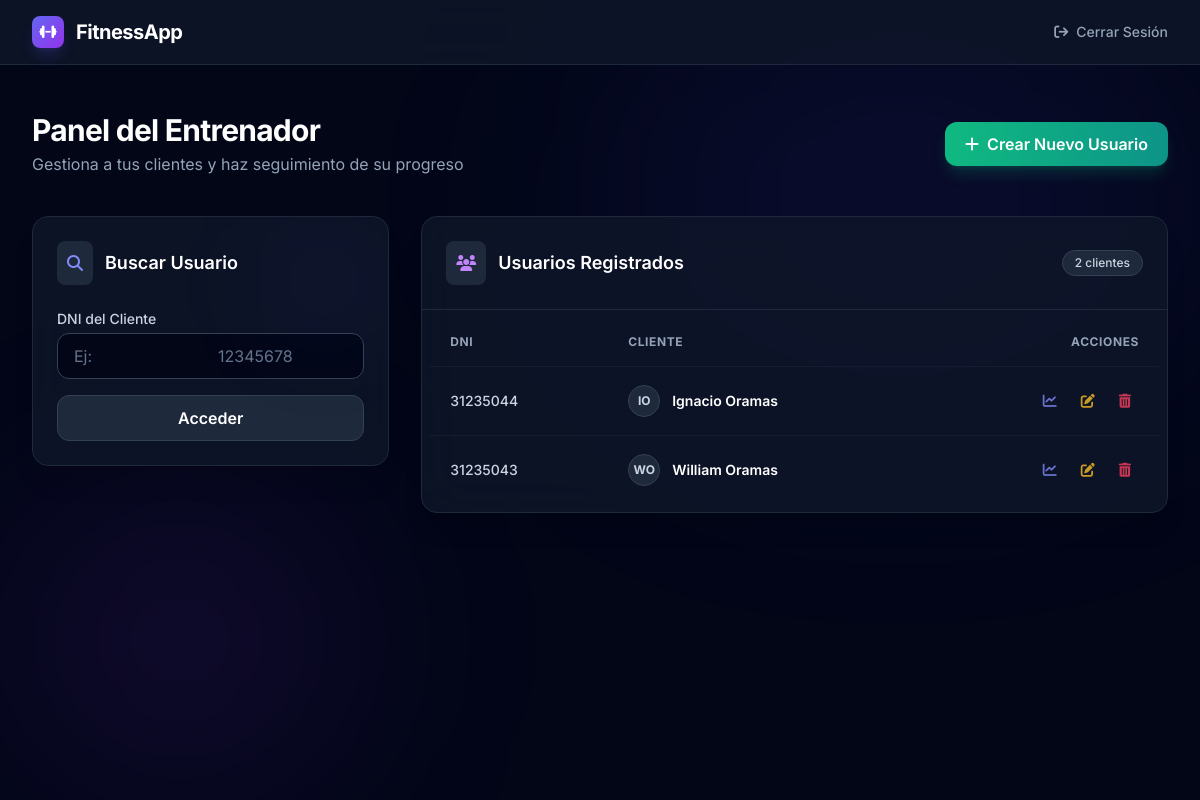
The app's page /dashboard_entrenador (signed in), older data.
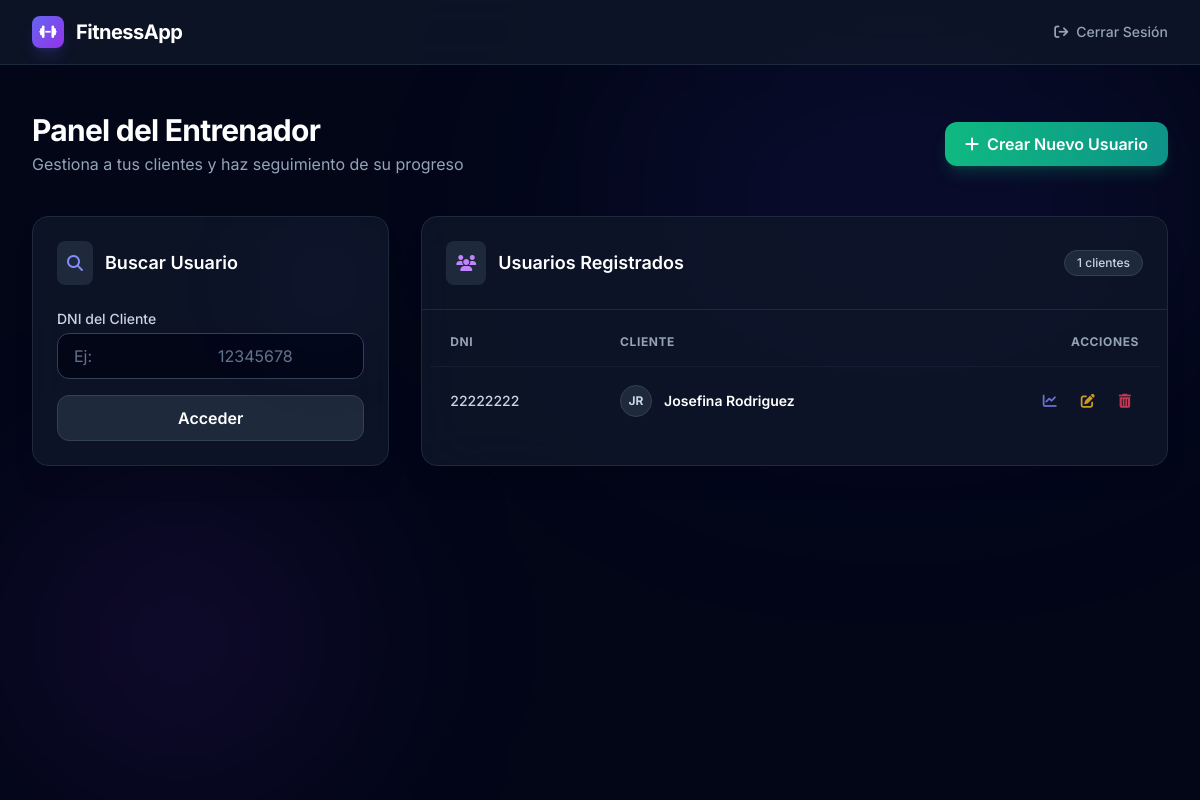
The same page, newer data.
### tables this page shows
CREATE TABLE Usuarios (
    id INTEGER PRIMARY KEY AUTOINCREMENT,
    dni TEXT UNIQUE NOT NULL,
    nombre TEXT NOT NULL,
    apellido TEXT NOT NULL,
    altura FLOAT NOT NULL,
    peso_inicial FLOAT NOT NULL,
    peso_ideal FLOAT,
    entrenador_id INTEGER,
    FOREIGN KEY (entrenador_id) REFERENCES Entrenador (id)
);

### index.py (the view)
@app.route('/dashboard_entrenador', methods=['GET', 'POST'])
def dashboard_entrenador():
    if 'user_id' not in session:
        return redirect('/login')
    form = AccesoUsuarioForm()
    usuarios = obtener_usuarios_entrenador(session['user_id'])
    if form.validate_on_submit():
        usuario = obtener_usuario_por_dni(form.dni.data)
        if usuario:
            return redirect(f'/dashboard_usuario/{usuario["dni"]}')
        flash('Usuario no encontrado', 'error')
    return render_template('dashboard_entrenador.html', form=form, usuarios=usuarios)

### index.py
class AccesoUsuarioForm(FlaskForm):
    dni = StringField('DNI del Usuario', validators=[DataRequired()])
    submit = SubmitField('Acceder')

### database.py (called while the page is built)
def get_db():
    conn = sqlite3.connect(DATABASE, timeout=20.0)
    conn.row_factory = sqlite3.Row
    return conn

def obtener_usuarios_entrenador(entrenador_id):
    conn = get_db()
    usuarios = conn.execute('SELECT * FROM Usuarios WHERE entrenador_id = ?', (entrenador_id,)).fetchall()
    conn.close()
    return usuarios

### templates/dashboard_entrenador.html (shortened to what this page needs)
<!DOCTYPE html>
<html lang="es">
<head>
    <script src="https://cdn.tailwindcss.com"></script>
    <link rel="stylesheet" href="https://cdnjs.cloudflare.com/ajax/libs/font-awesome/6.4.0/css/all.min.css">
</head>
<body class="bg-slate-950 text-slate-200 min-h-screen flex flex-col items-center">
    <nav class="w-full bg-slate-900/80 backdrop-blur-xl border-b border-slate-800 fixed top-0 z-50">
        <div class="max-w-7xl mx-auto px-4 sm:px-6 lg:px-8">
            <div class="flex items-center justify-between h-16">
                <div class="flex items-center gap-3">
                    <div
                        class="w-8 h-8 rounded-lg bg-gradient-to-br from-indigo-500 to-purple-600 flex items-center justify-center shadow-lg shadow-indigo-500/20">
                        <i class="fa-solid fa-dumbbell text-white text-sm"></i>
                    </div>
                    <span class="font-bold text-xl text-white tracking-tight">FitnessApp</span>
                </div>
                <div>
                    <a href="/logout"
                        class="text-sm font-medium text-slate-400 hover:text-white transition-colors flex items-center gap-2">
                        <i class="fa-solid fa-arrow-right-from-bracket"></i> Cerrar Sesión
                    </a>
                </div>
            </div>
        </div>
    </nav>
    <main class="w-full max-w-7xl mx-auto px-4 sm:px-6 lg:px-8 pt-28 pb-12 flex-1 relative">
        <div
            class="absolute top-0 right-0 w-[50%] h-[50%] rounded-full bg-indigo-600/10 blur-[120px] -z-10 pointer-events-none">
        </div>
        <div
            class="absolute bottom-0 left-0 w-[30%] h-[40%] rounded-full bg-purple-600/10 blur-[100px] -z-10 pointer-events-none">
        </div>
        <div class="flex flex-col md:flex-row justify-between items-start md:items-center mb-10 gap-4">
            <div>
                <h1 class="text-3xl font-bold text-white tracking-tight">Panel del Entrenador</h1>
                <p class="text-slate-400 mt-1">Gestiona a tus clientes y haz seguimiento de su progreso</p>
            </div>
            <a href="/crear_usuario"
                class="inline-flex items-center gap-2 px-5 py-2.5 bg-gradient-to-r from-emerald-500 to-teal-600 text-white font-semibold rounded-xl shadow-lg shadow-emerald-500/20 hover:shadow-emerald-500/40 hover:from-emerald-400 hover:to-teal-500 transition-all duration-200 focus:outline-none focus:ring-2 focus:ring-emerald-500 focus:ring-offset-2 focus:ring-offset-slate-900">
                <i class="fa-solid fa-plus"></i>
                Crear Nuevo Usuario
            </a>
        </div>
        <div class="grid grid-cols-1 lg:grid-cols-3 gap-8">
            <div class="lg:col-span-1">
                <div
                    class="bg-slate-900/80 backdrop-blur-xl border border-slate-800 rounded-2xl p-6 shadow-xl relative overflow-hidden group hover:border-indigo-500/30 transition-colors">
                    <div
                        class="absolute top-0 right-0 w-32 h-32 bg-indigo-500/5 rounded-full blur-[50px] group-hover:bg-indigo-500/10 transition-colors">
                    </div>
                    <div class="flex items-center gap-3 mb-6">
                        <div class="p-2.5 bg-slate-800 rounded-lg text-indigo-400">
                            <i class="fa-solid fa-magnifying-glass"></i>
                        </div>
                        <h2 class="text-lg font-semibold text-white">Buscar Usuario</h2>
                    </div>
                    <form method="POST" class="space-y-4">
                        <div class="space-y-1">
                            <label class="block text-sm font-medium text-slate-300">DNI del Cliente</label>
                            {{ form.dni(class="w-full px-4 py-2.5 bg-slate-950 border border-slate-700 rounded-xl
                            focus:outline-none focus:ring-2 focus:ring-indigo-500 focus:border-transparent
                            transition-all duration-200 text-slate-200 placeholder-slate-500", placeholder="Ej:
                            12345678") }}
                        </div>
                        {{ form.submit(class="w-full py-2.5 px-4 font-semibold text-white bg-slate-800 border
                        border-slate-700 hover:bg-slate-700 hover:border-slate-600 rounded-xl transition-all
                        duration-200 cursor-pointer text-center", value="Acceder") }}
                    </form>
                </div>
            </div>
            <div class="lg:col-span-2">
                <div
                    class="bg-slate-900/80 backdrop-blur-xl border border-slate-800 rounded-2xl shadow-xl overflow-hidden flex flex-col h-full">
                    <div class="p-6 border-b border-slate-800 flex items-center justify-between">
                        <div class="flex items-center gap-3">
                            <div class="p-2.5 bg-slate-800 rounded-lg text-purple-400">
                                <i class="fa-solid fa-users"></i>
                            </div>
                            <h2 class="text-lg font-semibold text-white">Usuarios Registrados</h2>
                        </div>
                        <span
                            class="px-3 py-1 bg-slate-800 text-xs font-medium text-slate-300 rounded-full border border-slate-700">{{
                            usuarios|length }} clientes</span>
                    </div>
                    <div class="overflow-x-auto flex-1 p-2">
                        {% if usuarios %}
                        <table class="w-full text-left border-collapse">
                            <thead>
                                <tr
                                    class="text-xs font-medium text-slate-400 uppercase tracking-wider border-b border-slate-800/50">
                                    <th class="px-5 py-4">DNI</th>
                                    <th class="px-5 py-4">Cliente</th>
                                    <th class="px-5 py-4 text-right">Acciones</th>
                                </tr>
                            </thead>
                            <tbody class="divide-y divide-slate-800/50">
                                {% for usuario in usuarios %}
                                <tr class="hover:bg-slate-800/30 transition-colors group">
                                    <td class="px-5 py-4 whitespace-nowrap text-sm text-slate-300 font-medium">
                                        {{ usuario.dni }}
                                    </td>
                                    <td class="px-5 py-4 whitespace-nowrap pb-4">
                                        <div class="flex items-center gap-3">
                                            <div
                                                class="w-8 h-8 rounded-full bg-slate-800 border border-slate-700 flex items-center justify-center text-xs font-bold text-slate-300">
                                                {{ usuario.nombre[0].upper() }}{{ usuario.apellido[0].upper() }}
                                            </div>
                                            <div>
                                                <div class="text-sm font-semibold text-white">{{ usuario.nombre }} {{
                                                    usuario.apellido }}</div>
                                            </div>
                                        </div>
                                    </td>
                                    <td class="px-5 py-4 whitespace-nowrap text-right text-sm">
                                        <div
                                            class="flex items-center justify-end gap-2 opacity-80 group-hover:opacity-100 transition-opacity">
                                            <a href="/dashboard_usuario/{{ usuario.dni }}"
                                                class="p-2 text-indigo-400 hover:text-indigo-300 hover:bg-slate-800 rounded-lg transition-all"
                                                title="Ver Progreso">
                                                <i class="fa-solid fa-chart-line"></i>
                                            </a>
                                            <a href="/editar_usuario/{{ usuario.id }}"
                                                class="p-2 text-amber-400 hover:text-amber-300 hover:bg-slate-800 rounded-lg transition-all"
                                                title="Editar">
                                                <i class="fa-solid fa-pen-to-square"></i>
                                            </a>
                                            <a href="/eliminar_usuario/{{ usuario.id }}"
                                                onclick="return confirm('¿Estás seguro de que deseas eliminar este usuario?');"
                                                class="p-2 text-rose-500 hover:text-rose-400 hover:bg-slate-800 rounded-lg transition-all"
                                                title="Eliminar">
                                                <i class="fa-solid fa-trash-can"></i>
                                            </a>
                                        </div>
                                    </td>
                                </tr>
                                {% endfor %}
                            </tbody>
                        </table>
                        {% endif %}
                    </div>
                </div>
            </div>
        </div>
    </main>
</body>
</html>

### templates/dashboard_entrenador.html (style rules this page uses)
body { font-family: 'Inter', sans-serif; }

Row changes from the older to the newer data that the page shows:
removed Usuarios: dni "31235044", nombre "I", apellido "O", nombre "Ignacio", apellido "Oramas"
removed Usuarios: dni "31235043", nombre "W", apellido "O", nombre "William", apellido "Oramas"
added Usuarios: dni "22222222", nombre "J", apellido "R", nombre "Josefina", apellido "Rodriguez"
Text that changed along with them:
{{ usuarios|length }}: "2" → "1"
